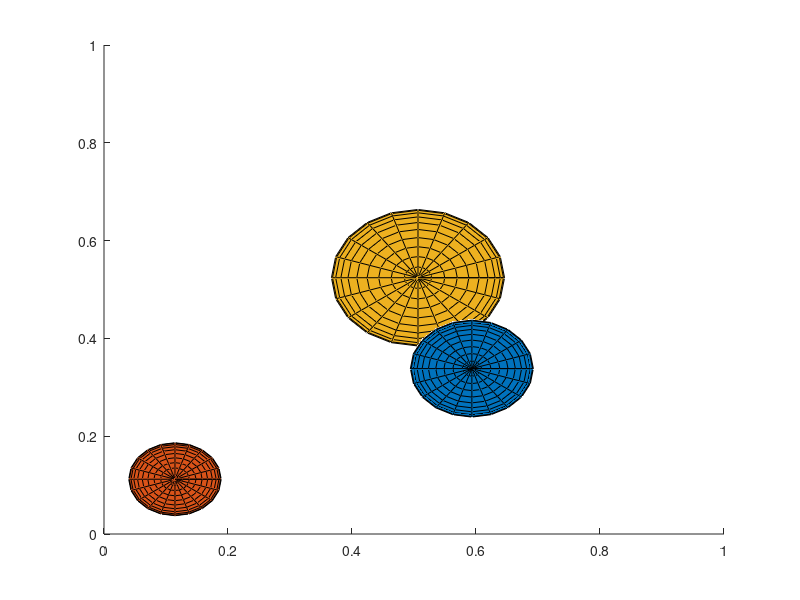

Write the MATLAB code that produced this figure. (Note: this script raises an error after producing the figure.)
function voronoi_subdivision_3d
close all
addpath(fullfile(getenv('ywtoolbox'),'ocTree'));

n = 3;
o = rand(3,n); r = 0.05+0.1*rand(1,n);
show_objects(o,r);
% show_cont_grad(o,r);

world = ywOcTree('maxDepth',7);
world.Objects = {o,r};
world.divide(1);
% world.plot();
view(45,45)

cc = get(groot, 'DefaultAxesColorOrder');
binLeaf = find(world.getIdxIsLeaf());
% for i = 1:numel(binLeaf)
%     binNo = binLeaf(i);
%     binMinMax = world.BinBoundaries(binNo,:);
%     vertices = binMinMax([1 2 3; 1 2 6; 1 5 6; 1 5 3; 4 2 3; 4 2 6; 4 5 6; 4 5 3])';
%     objID = world.queryNN(vertices);
%     if all(objID==objID(1)), continue; end
%     
%     %     patch([0 0 1 1],[0 2 3 0],[1 1 1 1], reshape([0 0 1;0 0 1;0 1 0;1 0 0],4,1,3),'facealpha',0.3,'edgecolor','interp')
%     %     patch(pts(1,:), pts(2,:), pts(3,:), reshape(cc(objID,:),4,1,3),'facealpha',0.3,'edgecolor','interp');
%     faces = [1 2 3 4;2 3 7 6; 1 4 8 5; 3 7 8 4; 5 6 7 8; 1 2 6 5];
%     for k=1:6
%         m = faces(k,:);
%         face_vertices = vertices(:,m);
% %         patch(face_vertices(1,:), face_vertices(2,:), face_vertices(3,:), reshape(cc(objID(m),:),4,1,3),'facealpha',0.3,'edgecolor','interp');
%         %         face_edge = [1 2; 2 3; 3 4; 4 1];
%         %         cut = objID(m) ~= objID([m(2:end) m(1)]);
%         %         cut_vtx = (face_vertices(:,face_edge(cut,1))+face_vertices(:,face_edge(cut,2)))/2;
%         %         plot3(cut_vtx(1,:),cut_vtx(2,:),cut_vtx(3,:),'k');
%     end
%     
%     centeroid = (binMinMax(1:3)+binMinMax(4:6))'/2;
%     edges = [1 2; 2 3; 3 4; 4 1; 5 6; 6 7; 7 8; 8 5; 1 5; 2 6; 3 7; 4 8];
%     cut = objID(edges(:,1))~=objID(edges(:,2));
%     voronoi_pts = (vertices(:,edges(cut,1)) + vertices(:,edges(cut,2)))/2;
%     for b=1:size(voronoi_pts,2)
%         draw_barrier(centeroid, voronoi_pts(:,b));
%     end 
% end

%%
B = [];
for i = 1:numel(binLeaf)
    binNo = binLeaf(i);
    binMinMax = world.BinBoundaries(binNo,:);
    vertices = binMinMax([1 2 3; 1 2 6; 1 5 6; 1 5 3; 4 2 3; 4 2 6; 4 5 6; 4 5 3])';
    objID = world.queryNN(vertices);
    if all(objID==objID(1)), continue; end
    centeroid = (binMinMax(1:3)+binMinMax(4:6))'/2;
    edges = [1 2; 2 3; 3 4; 4 1; 5 6; 6 7; 7 8; 8 5; 1 5; 2 6; 3 7; 4 8];
    cut = objID(edges(:,1))~=objID(edges(:,2));
    voronoi_pts = (vertices(:,edges(cut,1)) + vertices(:,edges(cut,2)))/2;
    b = [repmat(centeroid, 1, size(voronoi_pts,2)); voronoi_pts];
    B=[B b];
end

%% file write
fid = fopen('voronoi.dat','wb');
fwrite(fid, size(world.Objects{1},2), 'integer*4');
fwrite(fid, [world.Objects{1}; world.Objects{2}],'float');

fwrite(fid, size(B,2), 'integer*4');
fwrite(fid, B, 'float');
fclose(fid);
fprintf('%d objects.\n %d boxes.\n', size(world.Objects{1},2), size(B,2));

function draw_barrier(p1, p2)
% mn = min(p1,p2);
% mx = max(p1,p2);
same_dimension = p1==p2;
assert(~isempty(find(same_dimension, 1)));
diff_dimension = ~same_dimension;

mn = min(p1(diff_dimension),p2(diff_dimension));
mx = max(p1(diff_dimension),p2(diff_dimension));
box = [mn(1) mn(1) mx(1) mx(1); ...
    mn(2) mx(2) mx(2) mn(2)];
barrier_pts = zeros(3,4);
barrier_pts(diff_dimension, :) = box;
barrier_pts(same_dimension, :) = p1(same_dimension);
plot3([barrier_pts(1,:); barrier_pts(1,[2 3 4 1])],[barrier_pts(2,:); barrier_pts(2,[2 3 4 1])],[barrier_pts(3,:); barrier_pts(3,[2 3 4 1])],'k')


%% visualize topology
% binLeaf = find(world.getIdxIsLeaf());
% E=zeros(2,0); V=zeros(2,0);
% for i = 1:numel(binLeaf)
%     binNo = binLeaf(i);
%     binMinMax = world.BinBoundaries(binNo,:);
%     pts = binMinMax([1 2; 1 4; 3 4; 3 2])';
%     objID = world.queryNN(pts);
%     if all(objID==objID(1)), continue; end
%
%     if numel(unique(objID))==1, continue; end;
%
%     faces = [1 2; 2 3; 3 4; 4 1];
%     cut = objID(faces(:,1))~=objID(faces(:,2));
%     voronoi_pts = (pts(:,faces(cut,1)) + pts(:,faces(cut,2)))/2;
%     E = [E voronoi_pts];
%     if numel(unique(objID))>=3,
%         V = [V mean(pts,2)];
%     end
% end
% scatter(E(1,:), E(2,:), 5, 'k', 'fill');
% scatter(V(1,:), V(2,:), 8, '^k', 'fill');


function show_objects(o,r)

cc = get(groot, 'DefaultAxesColorOrder');
n = size(o,2);
% figure; scatter3(o(1,:), o(2,:), o(3,:), 20, cc(1:n,:), 'fill');
figure;
[x,y,z] = sphere;
for i=1:n
    hold on; surf(r(i)*x+o(1,i),r(i)*y+o(2,i),r(i)*z+o(3,i),  'FaceColor',cc(i,:))
end
axis([0 1 0 1 0 1]);

function [x,y,px,py]=show_cont_grad(o,r)
[x,y] = meshgrid(0:0.025:1, 0:0.025:1);
z=zeros(size(x));
for i=1:numel(x)
    p = [x(i);y(i)];
    z(i) = objective(p,o,r);
end
hold on;
contour(x,y,z);
[px,py] = gradient(z,0.025,0.025);    % numerical gradient
quiver(x,y,px,py);

function val = objective(p,o,r)
n = size(o,2);
delta = repmat(p,1,n)-o;
%     hold on; quiver(p(1)*ones(1,n), p(2)*ones(1,n), delta(1,:),delta(2,:),'r');
dist = sqrt(sum(delta.^2)) - r;
[~,ind] = sort(dist);           % indices nearest
nn = 3;
dist_nn = dist(ind(1:nn));        % distances to nearest 3
val = sum(dist_nn.^2)-1/nn*sum(dist_nn)^2;